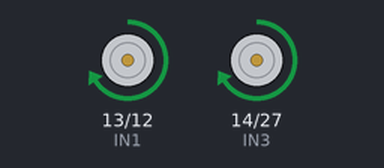
Bench run of a sketch on a simulated ESP32. On the bench: motor-driver pin pairs drawn as motors (green arrow = first pin HIGH = forward, orange = second pin HIGH = backward, longer = more drive, scaled by the enable pin).

Above: at 1.0 s.
At 3.0 s:
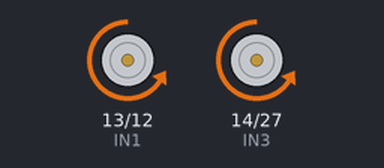
At 7.0 s:
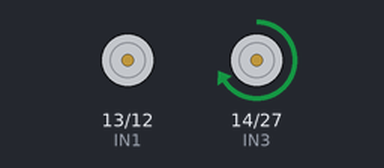
At 11.0 s:
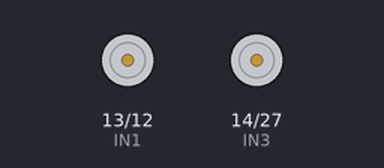
Timing chart, 0 to 15.6 s (numbered marks = the images above):
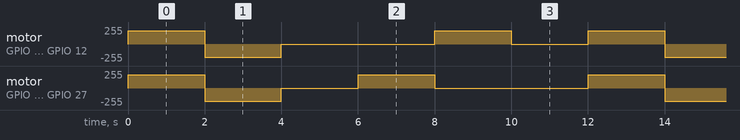

The sketch:

two-motor-using-nodemcu-no-blynk.ino
```cpp
// Motor A connections
#define IN1 13
#define IN2 12
#define ENA 25

// Motor B connections
#define IN3 14
#define IN4 27
#define ENB 26

// PWM Channel settings
const int pwmChannelA = 0;
const int pwmChannelB = 1;
const int pwmFreq = 5000;
const int pwmResolution = 8; // Resolution 8-bit (values 0 - 255)

// Speed variables
int motorSpeedA = 200; // Motor A speed (0-255)
int motorSpeedB = 200; // Motor B speed (0-255)

void setup() {
  // Set motor control pins as output
  pinMode(IN1, OUTPUT);
  pinMode(IN2, OUTPUT);
  pinMode(IN3, OUTPUT);
  pinMode(IN4, OUTPUT);

  // Configure PWM for motor speed control
  ledcSetup(pwmChannelA, pwmFreq, pwmResolution);
  ledcSetup(pwmChannelB, pwmFreq, pwmResolution);

  // Attach PWM to motor control pins
  ledcAttachPin(ENA, pwmChannelA);
  ledcAttachPin(ENB, pwmChannelB);

  // Set initial direction
  motorStop();
}

void loop() {
  // Example 1: Move forward
  motorForward();
  delay(2000);

  // Example 2: Move backward
  motorBackward();
  delay(2000);

  // Example 3: Stop motors
  motorStop();
  delay(2000);

  // Example 4: Turn left (Motor B moves forward, Motor A stops)
  motorLeft();
  delay(2000);

  // Example 5: Turn right (Motor A moves forward, Motor B stops)
  motorRight();
  delay(2000);

  // Stop motors after movements
  motorStop();
  delay(2000);
}

// Function to move both motors forward
void motorForward() {
  digitalWrite(IN1, HIGH);
  digitalWrite(IN2, LOW);
  digitalWrite(IN3, HIGH);
  digitalWrite(IN4, LOW);
  ledcWrite(pwmChannelA, motorSpeedA);
  ledcWrite(pwmChannelB, motorSpeedB);
}

// Function to move both motors backward
void motorBackward() {
  digitalWrite(IN1, LOW);
  digitalWrite(IN2, HIGH);
  digitalWrite(IN3, LOW);
  digitalWrite(IN4, HIGH);
  ledcWrite(pwmChannelA, motorSpeedA);
  ledcWrite(pwmChannelB, motorSpeedB);
}

// Function to turn left (only Motor B moves)
void motorLeft() {
  digitalWrite(IN1, LOW);
  digitalWrite(IN2, LOW);
  digitalWrite(IN3, HIGH);
  digitalWrite(IN4, LOW);
  ledcWrite(pwmChannelA, 0);  // Stop Motor A
  ledcWrite(pwmChannelB, motorSpeedB);  // Motor B at speed
}

// Function to turn right (only Motor A moves)
void motorRight() {
  digitalWrite(IN1, HIGH);
  digitalWrite(IN2, LOW);
  digitalWrite(IN3, LOW);
  digitalWrite(IN4, LOW);
  ledcWrite(pwmChannelA, motorSpeedA);  // Motor A at speed
  ledcWrite(pwmChannelB, 0);  // Stop Motor B
}

// Function to stop both motors
void motorStop() {
  digitalWrite(IN1, LOW);
  digitalWrite(IN2, LOW);
  digitalWrite(IN3, LOW);
  digitalWrite(IN4, LOW);
  ledcWrite(pwmChannelA, 0);  // Stop Motor A
  ledcWrite(pwmChannelB, 0);  // Stop Motor B
}
```

Measured:
- by itself, motor on GPIO 13 (IN1) / GPIO 12 (IN2): repeats every 12.0 s: backward 199/255 2.0 s, stopped 4.0 s, forward 199/255 2.0 s, stopped 2.0 s, forward 199/255 2.0 s
- by itself, motor on GPIO 14 (IN3) / GPIO 27 (IN4): repeats every 12.0 s: backward 199/255 2.0 s, stopped 2.0 s, forward 199/255 2.0 s, stopped 4.0 s, forward 199/255 2.0 s
